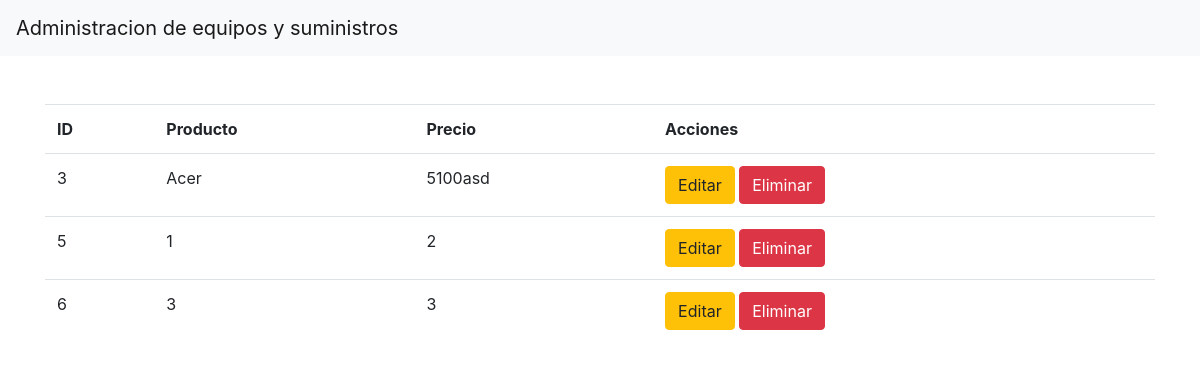
The page /show on the database as committed earlier.
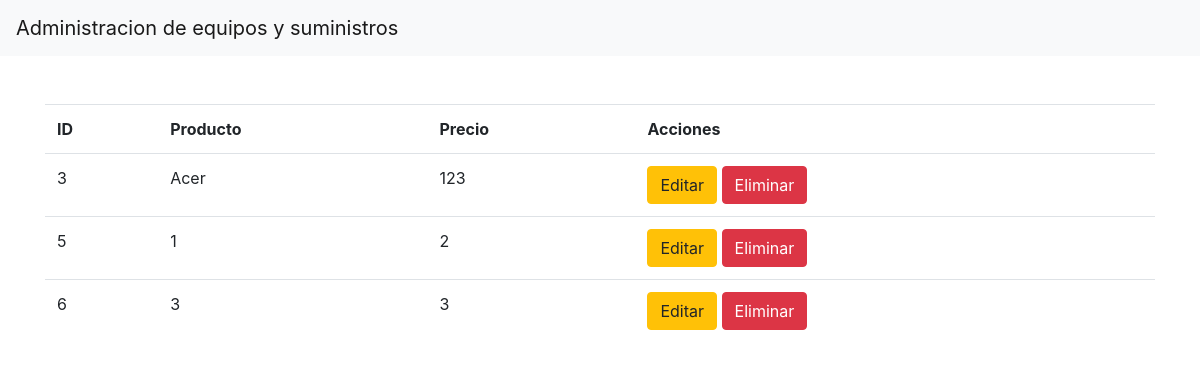
The same page on the database as committed later.
### core/models.py (models this page shows)
class Equipos(models.Model):
    pro = models.CharField(max_length=100)
    price = models.CharField(max_length=15)
    class Meta:
        db_table = "equipo"

### core/views.py (the view)
# urls.py: path('show', views.show),
def show(request):
    eq = Equipos.objects.all()
    return render(request, "show.html", {'equipo': eq})

### core/templates/show.html (shortened to what this page needs)
<!doctype html>
<html lang="en">
    <head>
        <link href="https://cdn.datatables.net/1.10.20/css/dataTables.bootstrap4.min.css" rel="stylesheet"/>
        <link rel="stylesheet" href="https://cdn.jsdelivr.net/npm/bootstrap@4.5.3/dist/css/bootstrap.min.css">
    </head>
    <body>
        <nav class="navbar navbar-light bg-light">
            <a class="navbar-brand" href="/home">
                Administracion de equipos y suministros
            </a>
        </nav>
        <div class="container pt-5">
            <table class="table ">
                <tr>
                    <th>ID</th>
                    <th>Producto</th>
                    <th>Precio</th>
                    <th>Acciones</th>
                </tr>
                {% for eq in equipo %}
                    <tr>
                        <td>{{ eq.id }}</td>
                        <td>{{ eq.pro }}</td>
                        <td>{{ eq.price }}</td>
                        <td>
                            <a href="/edit/{{ eq.id }}" class="btn btn-warning">Editar</a>
                            <a href="/delete/{{ eq.id }}" class="btn btn-danger">Eliminar</a>
                        </td>
                    </tr>
                {% endfor %}
            </table>
        </div>
    </body>
</html>

Rows that differ between the two databases and show on the page:
changed Equipos "Acer": price "5100asd" → "123"
